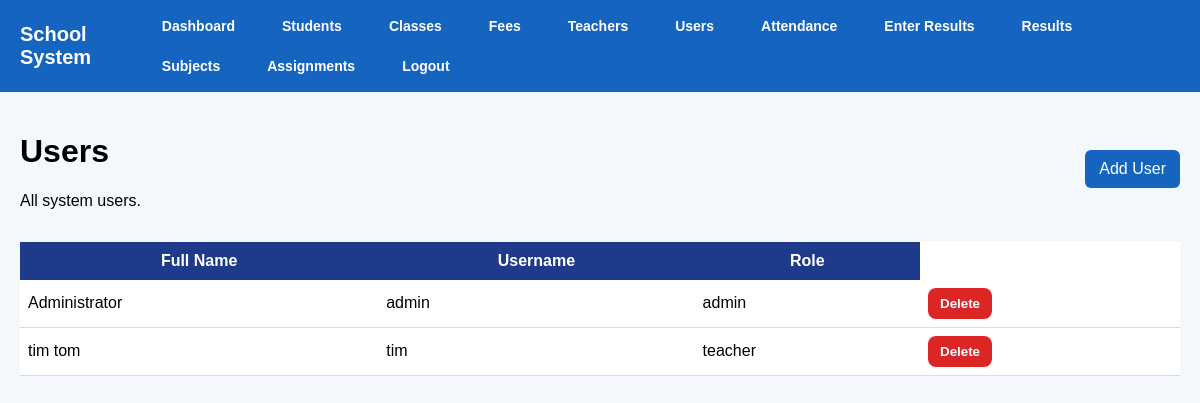
Page /users (signed in) on the earlier database version.
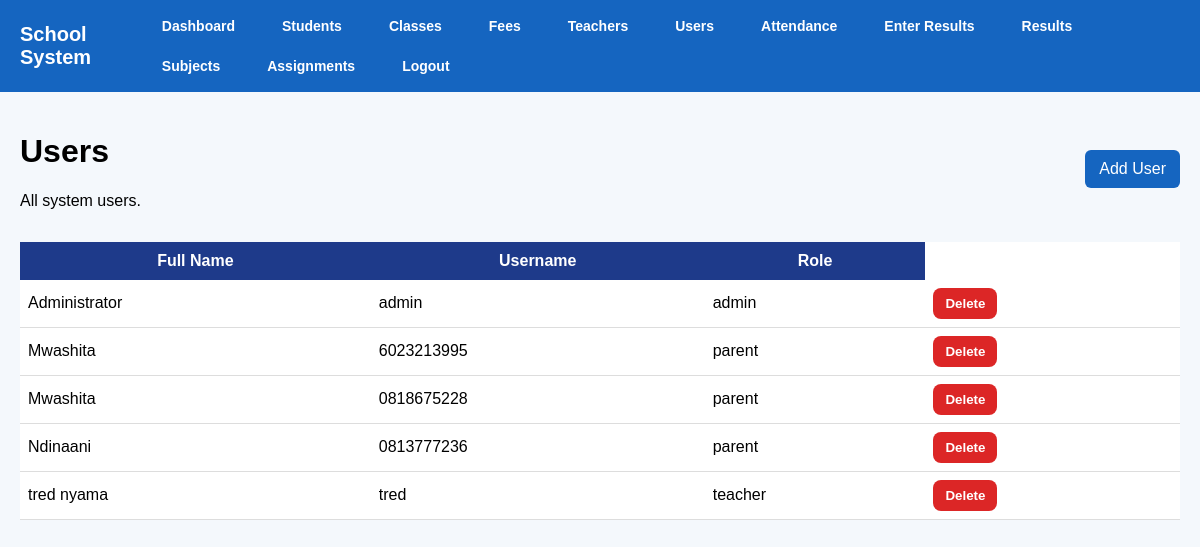
Same page on the later database version.
### tables this page shows
CREATE TABLE users (
            id INTEGER PRIMARY KEY AUTOINCREMENT,
            full_name TEXT NOT NULL,
            username TEXT NOT NULL UNIQUE,
            password TEXT NOT NULL,
            role TEXT NOT NULL
        );

### app.py (the view)
@app.route("/users")
@login_required
@roles_required("admin", "director")
def users():
    conn = get_db()
    user_list = conn.execute("SELECT * FROM users").fetchall()
    conn.close()
    return render_template("users.html", users=user_list)

### app.py (called while the page is built)
def get_db():
    database_url = os.environ.get("DATABASE_URL")
    if database_url:
        conn = psycopg2.connect(database_url, cursor_factory=RealDictCursor)
    else:
        conn = sqlite3.connect("school.db")
        conn.row_factory = sqlite3.Row
    return conn

def login_required(f):
    @wraps(f)
    def wrapper(*args, **kwargs):
        if "user_id" not in session:
            flash("Please log in first.", "warning")
            return redirect(url_for("login"))
        return f(*args, **kwargs)
    return wrapper

def roles_required(*allowed_roles):
    def decorator(f):
        @wraps(f)
        def wrapper(*args, **kwargs):
            if "user_id" not in session:
                flash("Please log in first.", "warning")
                return redirect(url_for("login"))
            if session.get("role") not in allowed_roles:
                flash("You are not allowed to access that page.", "danger")
                return redirect(url_for("dashboard"))
            return f(*args, **kwargs)
        return wrapper
    return decorator

### templates/users.html (shortened to what this page needs)
{% extends "base.html" %}
{% block content %}
<div style="display:flex; justify-content:space-between; align-items:center; margin-bottom:16px; gap:12px; flex-wrap:wrap;">
    <div>
        <h1 class="page-title">Users</h1>
        <p class="page-subtitle">All system users.</p>
    </div>
    <a href="{{ url_for('add_user') }}" class="btn">Add User</a>
</div>
<div class="card">
    <div class="table-wrapper">
        <table>
            <thead>
                <tr>
                    <th>Full Name</th>
                    <th>Username</th>
                    <th>Role</th>
                </tr>
            </thead>
            <tbody>
                {% for user in users %}
                <tr>
                    <td>{{ user.full_name }}</td>
                    <td>{{ user.username }}</td>
                    <td>{{ user.role }}</td>
                    <td>
    <form method="POST" action="{{ url_for('delete_user', id=user.id) }}" onsubmit="return confirm('Are you sure you want to delete this user?');">
        <button type="submit" class="delete-btn">Delete</button>
    </form>
</td>
                </tr>
                {% else %}
                <tr>
                    <td colspan="3">No users found.</td>
                </tr>
                {% endfor %}
            </tbody>
        </table>
    </div>
</div>
{% endblock %}

Differences in the rows shown:
removed users: full_name "tim tom", username "tim", role "teacher"
added users: full_name "Mwashita", username "6023213995", role "parent"
added users: full_name "Mwashita", username "0818675228", role "parent"
added users: full_name "Ndinaani", username "0813777236", role "parent"
added users: full_name "tred nyama", username "tred", role "teacher"
